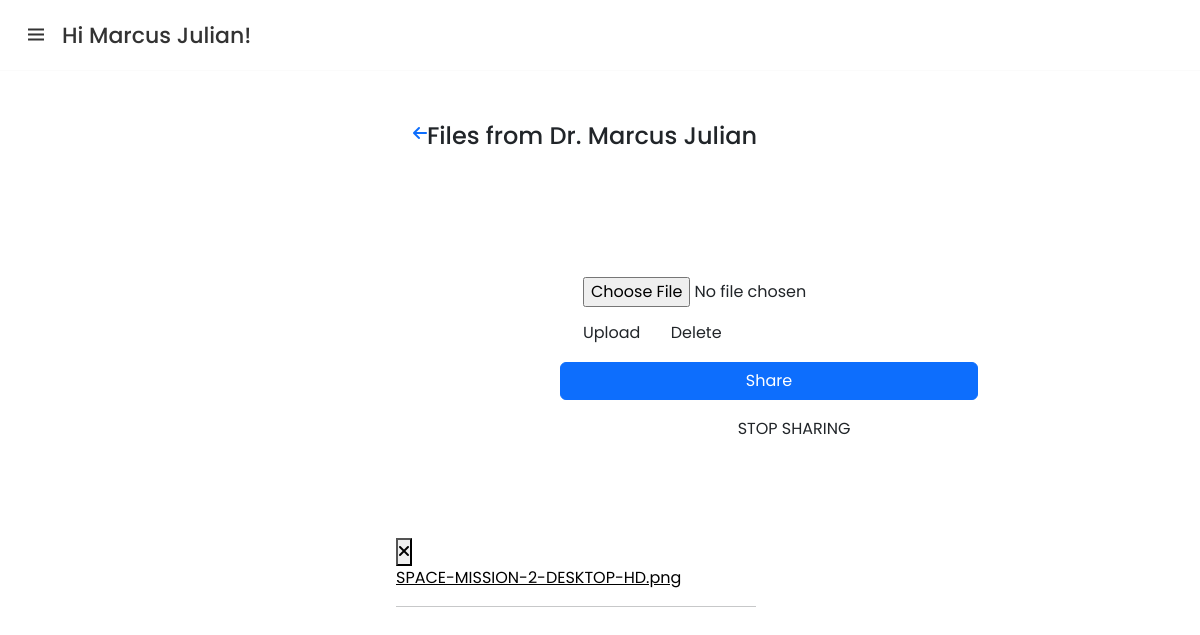
The app's page /recordsLab.php?acct_id=2 (signed in) with its own data.
### tables this page shows
CREATE TABLE `account` (
  `acct_id` int(11) NOT NULL,
  `last_name` varchar(100) NOT NULL,
  `first_name` varchar(100) NOT NULL,
  `username` varchar(50) NOT NULL,
  `password` varchar(50) NOT NULL,
  `email` varchar(100) NOT NULL,
  `status` enum('0','1') NOT NULL,
  `type` enum('0','1') NOT NULL,
  `avatar` varchar(100) DEFAULT 'icon.png'
);

CREATE TABLE `image` (
  `img_id` int(11) NOT NULL,
  `doc_img_id` int(11) NOT NULL,
  `pat_img_id` int(11) NOT NULL,
  `image` varchar(100) NOT NULL,
  `type` enum('1','2','3','') NOT NULL
);

### recordsLab.php (the view, shortened to what this page needs)
<?php
	include ('side.php');
	  if(isset($_GET['acct_id']))
	  {
		  $id = $_GET['acct_id'];
		  $select_query="Select * from `account` WHERE acct_id = $user_id";
		  $result=mysqli_query($con,$select_query);
		 while ($row=mysqli_fetch_assoc($result))
			 {
			  $id=$row['acct_id'];
		   }
	  }
	if(isset($_GET['acct_id']))
	{
		$select_query="Select * from `account` WHERE acct_id = $id";
		$result=mysqli_query($con,$select_query);
	   while ($row=mysqli_fetch_assoc($result))
		   {
			$first_name=$row['first_name'];
		 }
	}
?>
<!DOCTYPE html>
<html>
<head>
	<link rel="stylesheet" type="text/css" href="css/modals.css">
	<link rel="stylesheet" type="text/css" href="css/recordsCenter.css">
	<link rel="stylesheet" href="./css/sidebars.css">
	<link
      href="https://unpkg.com/boxicons@2.1.2/css/boxicons.min.css"
      rel="stylesheet"
    > <script src="https://ajax.googleapis.com/ajax/libs/jquery/3.5.1/jquery.min.js"></script>
<link href="https://cdn.jsdelivr.net/npm/bootstrap@5.2.2/dist/css/bootstrap.min.css" rel="stylesheet">
</head>
<body>
<div class="doc-container">
	<div class="nav">
	<div class="back">
	<a href="documentsCenter.php?acct_id=<?php echo $user_id ?>"><i class="fa-solid fa-arrow-left"></i> </a>
	</div>
		<h4>Files from Dr. <?php echo "$first_name"; ?></h4>
	</div>
			<div class="records-header">
		<form  method="POST" enctype="multipart/form-data">
	        		<input required="required" type="file" name="image" class="waves-effect waves-light btn" value="Upload" style="margin-right: 30px;">
	        		<button class="waves-effect waves-light btn" type="submit" name="upload">Upload</button>
	        		<a href="#" > <button class="waves-effect waves-light btn" id="deleteBtn">Delete</button></a>
	    </form>
	    		<button onclick="shareBtn()" class="btn btn-primary">Share</button>
	    		<form method="POST">
	        		<input type="submit" name="stop" class="waves-effect btn" value="STOP SHARING">
	    		</form>
    		</div>
<div class="file-container">
  	<div class="popupBtn">
  		<button class="popupDelete"><i class="fa-solid fa-xmark"></i></button>
	</div>
<?php
  	$type = '1';
		$select_query="Select * from `image` WHERE '$user_id' = pat_img_id AND type = '$type'";
     $result=mysqli_query($con,$select_query);
   	if($result){
   		while ($row=mysqli_fetch_assoc($result)){
       		$file_name = $row['image'];
       		echo "
       		<div class='docu'>
       		<a href='./images/".$file_name."' target='_blank'> $file_name </a> <br><hr>";
        }
    }
 ?>
</div>
</div>
</body>
</html>

### css/sidebars.css (style rules this page uses)
* { margin: 0; padding: 0; box-sizing: border-box; font-family: "Poppins", sans-serif; }
body { min-height: 100%; background: #e3f2fd; }

### css/recordsCenter.css (style rules this page uses)
body { background-color: #f3f5f9; }
.nav { padding: 30px; display: flex; justify-content: center; align-content: center; height: 80px; margin-top: 100px; }
.file-container { height: 10px; width: 30%; margin-left: 33vw; margin-top: 50px; }
.file-container a { color: black; }
.records-header { margin: 5em 35em; display: grid; }
.records-header form { padding: 10px; }
.records-header form:nth-child(3) { left: 37%; position: relative; }

### records on screen
account: first_name "Marcus Julian"
image: image "SPACE-MISSION-2-DESKTOP-HD.png"

### other values on screen
$_SESSION['user'] "Marcus Julian"
